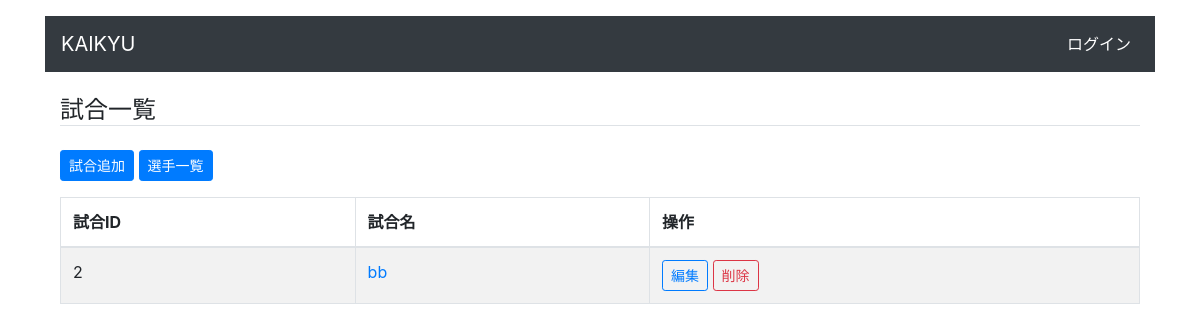
Before: /cms/match_list/1 with the older database file.
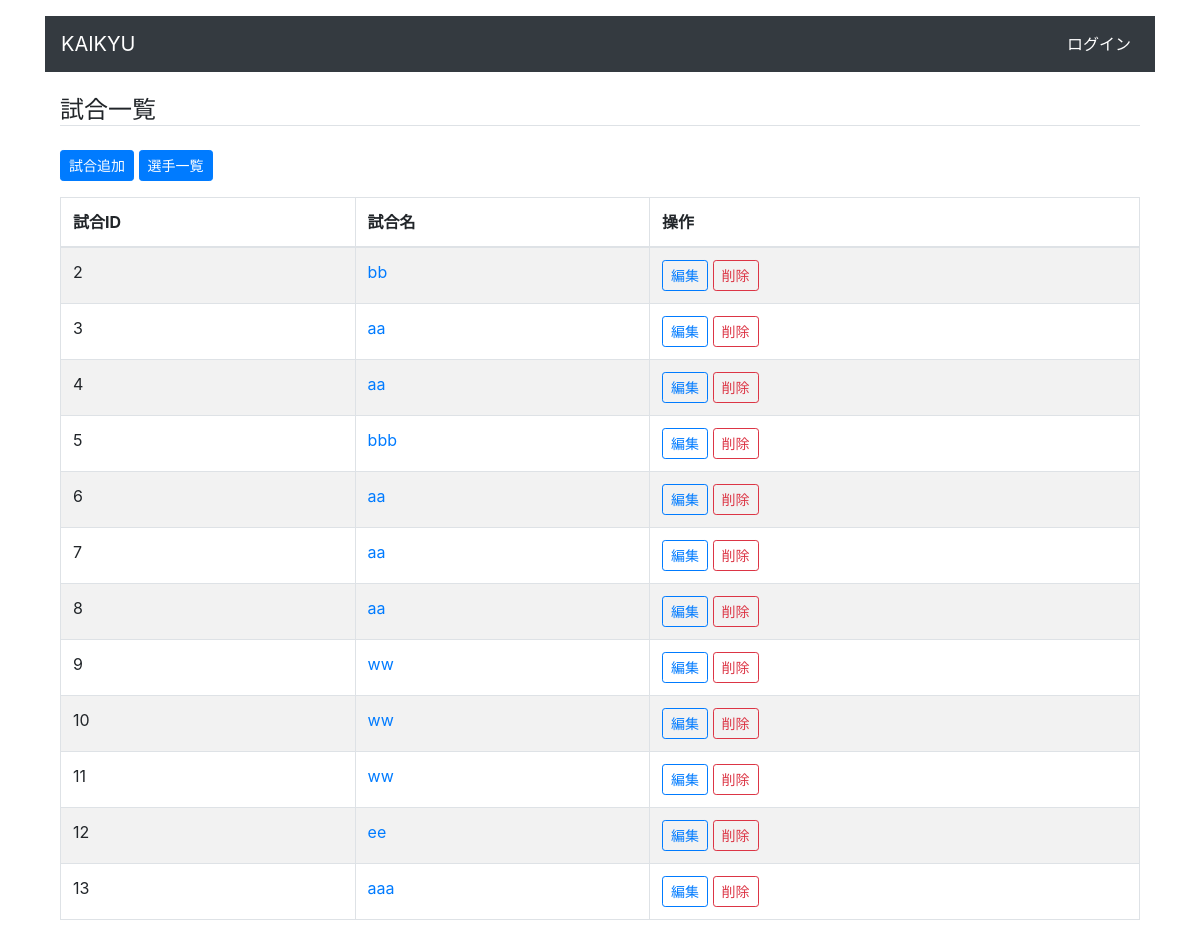
After: the same page with the newer database file.
### cms/models.py (models this page shows, shortened)
class Match(models.Model):
    competition = models.ForeignKey(
        Competition, verbose_name='大会', related_name='match', on_delete=models.CASCADE)
    name = models.CharField('試合名', max_length=255)

### cms/views.py (the view)
# urls.py: path('match_list/<int:competition_id>',
def match_list(request, competition_id):
    matches = Match.objects.filter(
        competition_id=competition_id).values()
    return render(request, 'cms/match_list.html', {'matches': matches, 'competition_id': competition_id})

### cms/templates/cms/match_list.html
{% extends "cms/base.html" %}
{% block content %}
<h4 class="mt-4 border-bottom">試合一覧</h4>
<a href="{% url 'cms:add_match' competition_id=competition_id %}" class="btn btn-primary btn-sm my-3">試合追加</a>
<a href="{% url 'cms:player_list' competition_id=competition_id %}" class="btn btn-primary btn-sm my-3">選手一覧</a>
<table class="table table-striped table-bordered">
  <thead>
    <tr>
      <th scope="col">試合ID</th>
      <th scope="col">試合名</th>
      <th scope="col">操作</th>
    </tr>
  </thead>
  <tbody>
    {% for match in matches %}
    <tr>
      <td>{{ match.id }}</td>
      <td><a href="{% url 'cms:edit_hit' competition_id=competition_id match_id=match.id %}">
          {{ match.name }}
        </a>
      </td>
      <td>
        <a href="{% url 'cms:edit_match' competition_id=competition_id match_id=match.id %}"
          class="btn btn-outline-primary btn-sm">編集</a>
        <a href="{% url 'cms:delete_match' competition_id=competition_id match_id=match.id %}"
          class="btn btn-outline-danger btn-sm">削除</a>
      </td>
    </tr>
    {% endfor %}
  </tbody>
</table>
{% endblock content %}

### cms/templates/cms/base.html (shortened to what this page needs)
{% load i18n static %}
<!DOCTYPE html>{% get_current_language as LANGUAGE_CODE %}
<html lang="{{ LANGUAGE_CODE|default:"en-us" }}">
<head>
  <link rel="stylesheet" href="{% static 'cms/css/bootstrap.min.css' %}">
</head>
<body>
  <div class="container">
    <nav class="navbar navbar-expand-sm navbar-dark bg-dark mt-3 mb-3">
      <a class="navbar-brand" href="/cms/home/">KAIKYU</a>
      <div class="collapse navbar-collapse justify-content-end">
        <ul class="navbar-nav">
          {% if user.is_authenticated %}
            <li class="nav-item active">
              <a class="nav-link">ユーザ名：{{ user.get_username }}</a>
            </li>
            <li class="nav-item active">
              <a class="nav-link" href="/accounts/logout/">ログアウト</a>
            </li>
          {% else %}
            <li class="nav-item active">
              <a class="nav-link" href="/accounts/login/">ログイン</a>
            </li>
          {% endif %}
        </ul>
      </div>
    </nav>
    <div class="container">
      {% block content %}{% endblock %}
    </div>
</body>
</html>

Changed rows visible on the page:
added Match: id "3", name "aa"
added Match: id "4", name "aa"
added Match: id "5", name "bbb"
added Match: id "6", name "aa"
added Match: id "7", name "aa"
added Match: id "8", name "aa"
added Match: id "9", name "ww"
added Match: id "10", name "ww"
added Match: id "11", name "ww"
added Match: id "12", name "ee"
added Match: id "13", name "aaa"
